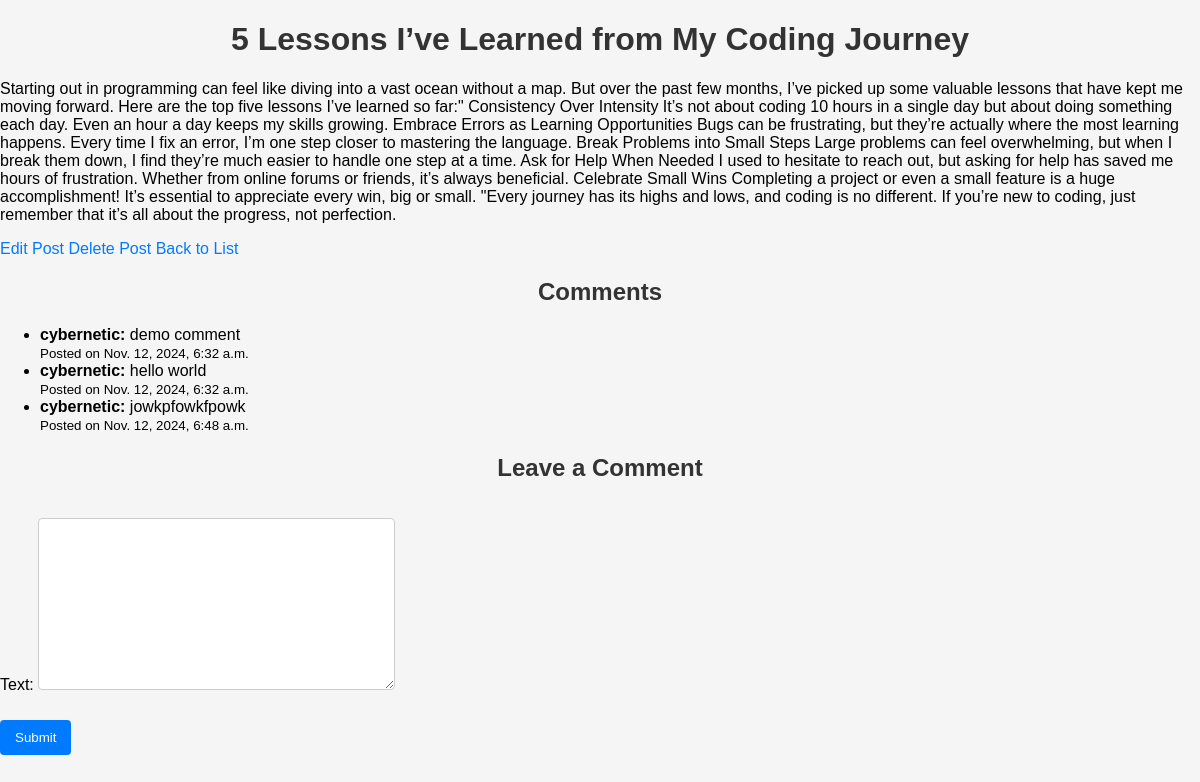
/post/6/ (signed in), run on the app's committed database.
### blog/models.py (models this page shows, shortened)
class Post(models.Model):
    title = models.CharField(max_length=200)                   # Title of the blog post
    content = models.TextField()                               # Content of the post
    author = models.ForeignKey(User, on_delete=models.CASCADE) # Author of the post
    created_at = models.DateTimeField(default=timezone.now)    # Creation date and time
    updated_at = models.DateTimeField(auto_now=True)           # Date and time of the last update

class Comment(models.Model):
    post = models.ForeignKey(Post, on_delete=models.CASCADE, related_name='comments')
    author = models.ForeignKey(User, on_delete=models.CASCADE)
    text = models.TextField()
    created_at = models.DateTimeField(auto_now_add=True)

### blog/views.py (the view)
# urls.py: path('post/<int:post_id>/', views.post_detail, name='post_detail'),
def post_detail(request, post_id):
    post = get_object_or_404(Post, id=post_id)
    comments = post.comments.all()
    if request.method == 'POST':
        form = CommentForm(request.POST)
        if form.is_valid():
            comment = form.save(commit=False)
            comment.post = post
            comment.author = request.user
            comment.save()
            return redirect('post_detail', post_id=post.id)
    else:
        form = CommentForm()
    return render(request, 'blog/post_detail.html', {
        'post': post,
        'comments': comments,
        'form': form
    })

### blog/forms.py
class CommentForm(forms.ModelForm):
    class Meta:
        model = Comment
        fields = ['text']

### blog/templates/blog/post_detail.html (shortened to what this page needs)
{% load static %}
<!DOCTYPE html>
<html lang="en">
<head>
    <link rel="stylesheet" href="{% static 'blog/styles.css' %}">
</head>
<body>
    <h1>{{ post.title }}</h1>
    <p>{{ post.content }}</p>
    <a href="{% url 'edit_post' post_id=post.id %}">Edit Post</a>
    <a href="{% url 'delete_post' post_id=post.id %}">Delete Post</a>
    <a href="{% url 'post_list' %}">Back to List</a>
    <h2>Comments</h2>
    <ul>
        {% for comment in comments %}
            <li>
                <strong>{{ comment.author }}:</strong> {{ comment.text }} <br>
                <small>Posted on {{ comment.created_at }}</small>
            </li>
        {% empty %}
            <li>No comments yet.</li>
        {% endfor %}
    </ul>
    {% if user.is_authenticated %}
        <h2>Leave a Comment</h2>
        <form method="post">
            {{ form.as_p }}
            <button type="submit">Submit</button>
        </form>
    {% else %}
        <p><a href="{% url 'login' %}">Log in</a> to leave a comment.</p>
    {% endif %}
</body>
</html>

### blog/static/blog/styles.css (style rules this page uses)
body { font-family: Arial, sans-serif; background-color: #f5f5f5; margin: 0; padding: 0; }
h1, h2, h3 { color: #333; text-align: center; }
a { color: #007bff; text-decoration: none; }
button { padding: 10px 15px; color: #fff; background-color: #007bff; border: none; border-radius: 4px; cursor: pointer; }
form { display: flex; flex-direction: column; gap: 10px; }
input, textarea { padding: 10px; border: 1px solid #ccc; border-radius: 4px; }
button { align-self: flex-start; }

### data on the page
Post: title "5 Lessons I’ve Learned from My Coding Journey", content "Starting out in programming can feel like diving into a vast ocean without a map. But over the past few months, I’ve picked up some valuable lessons that have kept me moving forward. Here are the top five lessons I’ve learned so far:\" Consistency Over Intensity It’s not about coding 10 hours in a single day but about doing something each day. Even an hour a day keeps my skills growing. Embrace Errors as Learning Opportunities Bugs can be frustrating, but they’re actually where the most learning happens. Every time I fix an error, I’m one step closer to mastering the language. Break Problems into Small Steps Large problems can feel overwhelming, but when I break them down, I find they’re…"
Comment: author "cybernetic", text "demo comment", created_at "Nov. 12, 2024, 6:32 a.m."
Comment: author "cybernetic", text "hello world", created_at "Nov. 12, 2024, 6:32 a.m."
Comment: author "cybernetic", text "jowkpfowkfpowk", created_at "Nov. 12, 2024, 6:48 a.m."
